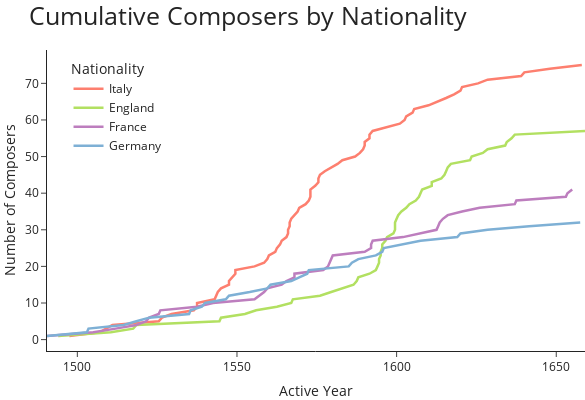

Notebook code cell kept with this figure:
### Markdown cell above
# Plot Cumulative Composer Count over Time by Country

### Code cell
# filter composer dataframe
nats = ['England', 'France', 'Germany', 'Italy']
filtered_comp_df = comp_df.query(
    'nationality in @nats '
    'and active_year > 1490 '
    'and active_year < 1660 '
).sort_values('active_year').copy()

# get cumulative counts over years grouped by nationality
filtered_comp_df['cum_nats'] = filtered_comp_df.groupby('nationality')['active_year'].cumcount() + 1

# lineplot of cumulative counts
fig = px.line(
    filtered_comp_df,
    x="active_year",
    y="cum_nats",
    color='nationality',
    color_discrete_sequence=["#fd7f6f", "#b2e061", "#bd7ebe", "#7eb0d5"],
    labels={
        'nationality':'Nationality',
        'cum_nats':'Number of Composers',
        'active_year':'Active Year'
    },
    hover_name='nationality',
    hover_data={'nationality':False},
    category_orders={'nationality':['Italy', 'England', 'France', 'Germany']}
)

# general layout
fig.update_layout(
    title=dict(text='Cumulative Composers by Nationality', font=dict(size=25)),
    margin=dict(l=0,r=0,b=0,t=50),
    height=400,
    template='simple_white',
    showlegend=True,
    legend=dict(x=0.04, y=0.98, xanchor='left', yanchor='top'),
    paper_bgcolor='rgba(0,0,0,0)',
    plot_bgcolor='rgba(0,0,0,0)'
)
fig.update_traces(line=dict(width=2.5))

export_and_plot(fig, 'composer_nationality_lineplot', 585)

### Figure 1 — Plotly figure (JSON) as saved in the notebook; plotly's stock layout.template omitted (floating-point values rounded to 4 significant figures)
{"data": [{"customdata": [["Italy"], ["Italy"], ["Italy"], ["Italy"], ["Italy"], ["Italy"], ["Italy"], ["Italy"], ["Italy"], ["Italy"], ["Italy"], ["Italy"], ["Italy"], ["Italy"], ["Italy"], ["Italy"], ["Italy"], ["Italy"], ["Italy"], ["Italy"], ["Italy"], ["Italy"], ["Italy"], ["Italy"], ["Italy"], ["Italy"], ["Italy"], ["Italy"], ["Italy"], ["Italy"], ["Italy"], ["Italy"], ["Italy"], ["Italy"], ["Italy"], ["Italy"], ["Italy"], ["Italy"], ["Italy"], ["Italy"], ["Italy"], ["Italy"], ["Italy"], ["Italy"], ["Italy"], ["Italy"], ["Italy"], ["Italy"], ["Italy"], ["Italy"], ["Italy"], ["Italy"], ["Italy"], ["Italy"], ["Italy"], ["Italy"], ["Italy"], ["Italy"], ["Italy"], ["Italy"], ["Italy"], ["Italy"], ["Italy"], ["Italy"], ["Italy"], ["Italy"], ["Italy"], ["Italy"], ["Italy"], ["Italy"], ["Italy"], ["Italy"], ["Italy"], ["Italy"], ["Italy"]], "hovertemplate": "<b>%{hovertext}</b><br><br>Active Year=%{x}<br>Number of Composers=%{y}<extra></extra>", "hovertext": ["Italy", "Italy", "Italy", "Italy", "Italy", "Italy", "Italy", "Italy", "Italy", "Italy", "Italy", "Italy", "Italy", "Italy", "Italy", "Italy", "Italy", "Italy", "Italy", "Italy", "Italy", "Italy", "Italy", "Italy", "Italy", "Italy", "Italy", "Italy", "Italy", "Italy", "Italy", "Italy", "Italy", "Italy", "Italy", "Italy", "Italy", "Italy", "Italy", "Italy", "Italy", "Italy", "Italy", "Italy", "Italy", "Italy", "Italy", "Italy", "Italy", "Italy", "Italy", "Italy", "Italy", "Italy", "Italy", "Italy", "Italy", "Italy", "Italy", "Italy", "Italy", "Italy", "Italy", "Italy", "Italy", "Italy", "Italy", "Italy", "Italy", "Italy", "Italy", "Italy", "Italy", "Italy", "Italy"], "legendgroup": "Italy", "line": {"color": "#fd7f6f", "dash": "solid", "width": 2.5}, "marker": {"symbol": "circle"}, "mode": "lines", "name": "Italy", "orientation": "v", "showlegend": true, "type": "scatter", "x": [1498.0, 1507, 1509, 1511, 1526.0, 1526.0, 1530.0, 1536.0, 1538.0, 1538.0, 1543, 1544.0, 1544, 1545, 1548.0, 1548.0, 1548.0, 1550.0, 1550.0, 1556.0, 1558.0, 1560.0, 1560, 1562, 1562.0, 1564.0, 1564, 1566.0, 1566, 1566, 1566.0, 1566.0, 1567, 1568, 1569, 1570.0, 1572.0, 1572.0, 1573, 1573, 1573, 1574.0, 1576.0, 1576.0, 1576, 1578.0, 1580.0, 1582.0, 1583, 1587, 1588.0, 1590.0, 1590, 1590, 1592.0, 1592.0, 1592.0, 1597, 1601, 1602.0, 1603, 1605, 1606.0, 1610, 1613, 1616.0, 1618, 1620, 1620.0, 1626.0, 1628.0, 1639, 1640, 1648, 1658], "xaxis": "x", "y": [1, 2, 3, 4, 5, 6, 7, 8, 9, 10, 11, 12, 13, 14, 15, 16, 17, 18, 19, 20, 21, 22, 23, 24, 25, 26, 27, 28, 29, 30, 31, 32, 33, 34, 35, 36, 37, 38, 39, 40, 41, 42, 43, 44, 45, 46, 47, 48, 49, 50, 51, 52, 53, 54, 55, 56, 57, 58, 59, 60, 61, 62, 63, 64, 65, 66, 67, 68, 69, 70, 71, 72, 73, 74, 75], "yaxis": "y"}, {"customdata": [["England"], ["England"], ["England"], ["England"], ["England"], ["England"], ["England"], ["England"], ["England"], ["England"], ["England"], ["England"], ["England"], ["England"], ["England"], ["England"], ["England"], ["England"], ["England"], ["England"], ["England"], ["England"], ["England"], ["England"], ["England"], ["England"], ["England"], ["England"], ["England"], ["England"], ["England"], ["England"], ["England"], ["England"], ["England"], ["England"], ["England"], ["England"], ["England"], ["England"], ["England"], ["England"], ["England"], ["England"], ["England"], ["England"], ["England"], ["England"], ["England"], ["England"], ["England"], ["England"], ["England"], ["England"], ["England"], ["England"], ["England"]], "hovertemplate": "<b>%{hovertext}</b><br><br>Active Year=%{x}<br>Number of Composers=%{y}<extra></extra>", "hovertext": ["England", "England", "England", "England", "England", "England", "England", "England", "England", "England", "England", "England", "England", "England", "England", "England", "England", "England", "England", "England", "England", "England", "England", "England", "England", "England", "England", "England", "England", "England", "England", "England", "England", "England", "England", "England", "England", "England", "England", "England", "England", "England", "England", "England", "England", "England", "England", "England", "England", "England", "England", "England", "England", "England", "England", "England", "England"], "legendgroup": "England", "line": {"color": "#b2e061", "dash": "solid", "width": 2.5}, "marker": {"symbol": "circle"}, "mode": "lines", "name": "England", "orientation": "v", "showlegend": true, "type": "scatter", "x": [1494, 1510.0, 1518.0, 1518.0, 1544.0, 1545, 1552.0, 1556, 1562.0, 1567, 1568.0, 1576, 1580.0, 1583, 1586.0, 1588.0, 1588, 1592.0, 1594.0, 1594, 1594.0, 1594.0, 1595, 1595, 1596.0, 1596.0, 1596.0, 1597, 1599, 1600.0, 1600.0, 1600.0, 1600, 1600.0, 1602.0, 1603, 1604, 1606, 1607, 1608.0, 1608, 1611, 1611, 1614, 1615, 1616.0, 1616, 1617, 1623, 1624.0, 1627, 1628.0, 1634, 1634.0, 1636, 1637, 1659], "xaxis": "x", "y": [1, 2, 3, 4, 5, 6, 7, 8, 9, 10, 11, 12, 13, 14, 15, 16, 17, 18, 19, 20, 21, 22, 23, 24, 25, 26, 27, 28, 29, 30, 31, 32, 33, 34, 35, 36, 37, 38, 39, 40, 41, 42, 43, 44, 45, 46, 47, 48, 49, 50, 51, 52, 53, 54, 55, 56, 57], "yaxis": "y"}, {"customdata": [["France"], ["France"], ["France"], ["France"], ["France"], ["France"], ["France"], ["France"], ["France"], ["France"], ["France"], ["France"], ["France"], ["France"], ["France"], ["France"], ["France"], ["France"], ["France"], ["France"], ["France"], ["France"], ["France"], ["France"], ["France"], ["France"], ["France"], ["France"], ["France"], ["France"], ["France"], ["France"], ["France"], ["France"], ["France"], ["France"], ["France"], ["France"], ["France"], ["France"], ["France"]], "hovertemplate": "<b>%{hovertext}</b><br><br>Active Year=%{x}<br>Number of Composers=%{y}<extra></extra>", "hovertext": ["France", "France", "France", "France", "France", "France", "France", "France", "France", "France", "France", "France", "France", "France", "France", "France", "France", "France", "France", "France", "France", "France", "France", "France", "France", "France", "France", "France", "France", "France", "France", "France", "France", "France", "France", "France", "France", "France", "France", "France", "France"], "legendgroup": "France", "line": {"color": "#bd7ebe", "dash": "solid", "width": 2.5}, "marker": {"symbol": "circle"}, "mode": "lines", "name": "France", "orientation": "v", "showlegend": true, "type": "scatter", "x": [1490.0, 1505, 1512, 1518.0, 1522.0, 1522.0, 1526.0, 1526, 1538.0, 1542.0, 1556.0, 1557, 1558.0, 1560.0, 1564, 1566.0, 1568, 1568, 1577, 1578.0, 1579, 1580.0, 1580, 1590, 1592, 1592, 1592.0, 1602, 1608.0, 1612.0, 1613, 1614.0, 1614.0, 1616, 1620.0, 1626, 1637, 1638.0, 1653, 1654.0, 1655], "xaxis": "x", "y": [1, 2, 3, 4, 5, 6, 7, 8, 9, 10, 11, 12, 13, 14, 15, 16, 17, 18, 19, 20, 21, 22, 23, 24, 25, 26, 27, 28, 29, 30, 31, 32, 33, 34, 35, 36, 37, 38, 39, 40, 41], "yaxis": "y"}, {"customdata": [["Germany"], ["Germany"], ["Germany"], ["Germany"], ["Germany"], ["Germany"], ["Germany"], ["Germany"], ["Germany"], ["Germany"], ["Germany"], ["Germany"], ["Germany"], ["Germany"], ["Germany"], ["Germany"], ["Germany"], ["Germany"], ["Germany"], ["Germany"], ["Germany"], ["Germany"], ["Germany"], ["Germany"], ["Germany"], ["Germany"], ["Germany"], ["Germany"], ["Germany"], ["Germany"], ["Germany"], ["Germany"]], "hovertemplate": "<b>%{hovertext}</b><br><br>Active Year=%{x}<br>Number of Composers=%{y}<extra></extra>", "hovertext": ["Germany", "Germany", "Germany", "Germany", "Germany", "Germany", "Germany", "Germany", "Germany", "Germany", "Germany", "Germany", "Germany", "Germany", "Germany", "Germany", "Germany", "Germany", "Germany", "Germany", "Germany", "Germany", "Germany", "Germany", "Germany", "Germany", "Germany", "Germany", "Germany", "Germany", "Germany", "Germany"], "legendgroup": "Germany", "line": {"color": "#7eb0d5", "dash": "solid", "width": 2.5}, "marker": {"symbol": "circle"}, "mode": "lines", "name": "Germany", "orientation": "v", "showlegend": true, "type": "scatter", "x": [1490.0, 1503, 1504.0, 1514.0, 1518.0, 1522.0, 1535, 1536.0, 1539, 1540, 1546.0, 1548.0, 1554, 1560.0, 1560.0, 1567, 1570.0, 1572, 1572.0, 1585, 1586, 1588, 1594.0, 1596.0, 1596, 1602, 1608.0, 1619, 1620, 1628.0, 1642.0, 1658.0], "xaxis": "x", "y": [1, 2, 3, 4, 5, 6, 7, 8, 9, 10, 11, 12, 13, 14, 15, 16, 17, 18, 19, 20, 21, 22, 23, 24, 25, 26, 27, 28, 29, 30, 31, 32], "yaxis": "y"}], "layout": {"height": 400, "legend": {"title": {"text": "Nationality"}, "tracegroupgap": 0, "x": 0.04, "xanchor": "left", "y": 0.98, "yanchor": "top"}, "margin": {"b": 0, "l": 0, "r": 0, "t": 50}, "paper_bgcolor": "rgba(0,0,0,0)", "plot_bgcolor": "rgba(0,0,0,0)", "showlegend": true, "title": {"font": {"size": 25}, "text": "Cumulative Composers by Nationality"}, "width": 585, "xaxis": {"anchor": "y", "domain": [0, 1], "title": {"text": "Active Year"}}, "yaxis": {"anchor": "x", "domain": [0, 1], "title": {"text": "Number of Composers"}}}}
